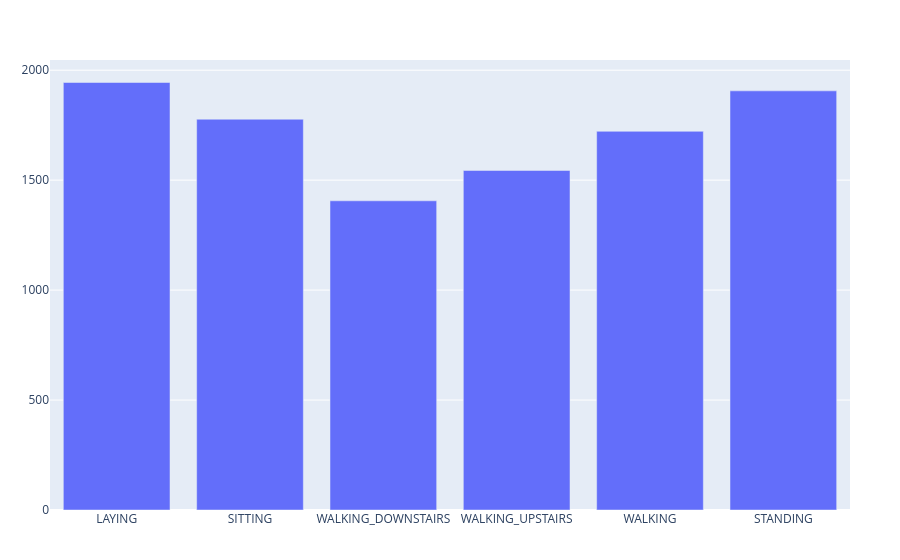

The code cell stored with this chart in its notebook:
### Code cell
# Cantidad total de cada target
unique_targets = unique(targets)
indicesPerTarget =
    [findall(==(s), targets) for s in unique_targets]
PlotlyJS.plot(PlotlyJS.bar(x = unique(targets), y = length.(indicesPerTarget)))

### Figure 1 — Plotly figure (JSON) as saved in the notebook; plotly's stock layout.template omitted (floating-point values rounded to 4 significant figures)
{"data": [{"type": "bar", "x": ["LAYING", "SITTING", "WALKING_DOWNSTAIRS", "WALKING_UPSTAIRS", "WALKING", "STANDING"], "y": [1944, 1777, 1406, 1544, 1722, 1906]}], "layout": {"margin": {"b": 50, "l": 50, "r": 50, "t": 60}}}
